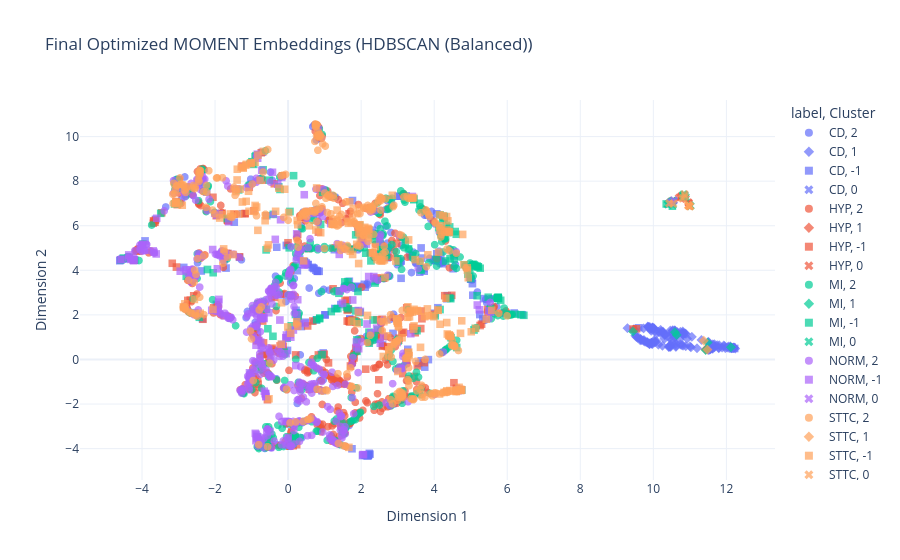
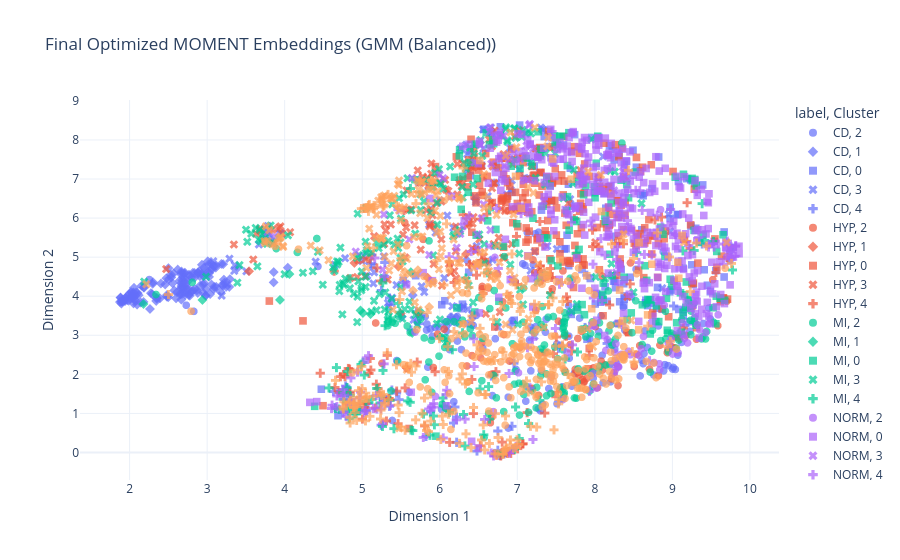

The notebook cell these images were saved under, in order:
### Code cell
# --- 1. BALANCED HDBSCAN ---
best_h_bal = study_hdbscan_balanced.best_params
print(f"Building Balanced HDBSCAN with: {best_h_bal}")

hdbscan_reducer_bal = umap.UMAP(
    n_components=HDBSCAN_SPACE["umap_components"], 
    n_neighbors=best_h_bal["n_neighbors"], 
    min_dist=best_h_bal["min_dist"], 
    metric="cosine", 
    random_state=RANDOM_STATE
)
X_umap_bal = hdbscan_reducer_bal.fit_transform(X_norm_balanced)

hdbscan_model_bal = hdbscan.HDBSCAN(
    min_cluster_size=best_h_bal["min_cluster_size"], 
    min_samples=best_h_bal["min_samples"], 
    metric="euclidean"
)
labels_hdbscan_bal = hdbscan_model_bal.fit_predict(X_umap_bal)

evaluate_final_model(
    true_labels_balanced, 
    labels_hdbscan_bal, 
    "HDBSCAN (Balanced)"
)
plot_final_generic_model(
    X_umap_bal,
    true_labels_balanced,
    labels_hdbscan_bal,
    "HDBSCAN (Balanced)"
)


# --- 2. BALANCED GMM ---
best_gmm_bal = study_gmm_balanced.best_params
print(f"Building Balanced GMM with: {best_gmm_bal}")

pca_reducer_bal = PCA(
    n_components=best_gmm_bal["n_components_pca"], 
    random_state=RANDOM_STATE
)
X_pca_bal = pca_reducer_bal.fit_transform(X_norm_balanced)

gmm_model_bal = GaussianMixture(
    n_components=GMM_SPACE["n_components_gmm"], 
    covariance_type=best_gmm_bal["covariance_type"], 
    init_params=best_gmm_bal["init_params"], 
    n_init=GMM_SPACE["n_init"], 
    random_state=RANDOM_STATE
)
labels_gmm_bal = gmm_model_bal.fit_predict(X_pca_bal)

evaluate_final_model(
    true_labels_balanced,
    labels_gmm_bal,
    "GMM (Balanced)"
)
plot_final_generic_model(
    X_pca_bal,
    true_labels_balanced,
    labels_gmm_bal,
    "GMM (Balanced)"
)

### Figure 1 — Plotly figure (JSON) as saved in the notebook; plotly's stock layout.template omitted (floating-point values rounded to 4 significant figures; data arrays with more than 128 entries replaced by an {"elided": "..."} marker saying what was removed)
{"data": [{"customdata": {"elided": "229x2 str values"}, "hovertemplate": "label=%{customdata[0]}<br>Cluster=%{customdata[1]}<extra></extra>", "legendgroup": "CD, 2", "marker": {"color": "#636EFA", "opacity": 0.7, "size": 8, "symbol": "circle"}, "mode": "markers", "name": "CD, 2", "showlegend": true, "type": "scattergl", "x": {"elided": "229 float values"}, "xaxis": "x", "y": {"elided": "229 float values"}, "yaxis": "y"}, {"customdata": {"elided": "153x2 str values"}, "hovertemplate": "label=%{customdata[0]}<br>Cluster=%{customdata[1]}<extra></extra>", "legendgroup": "CD, 1", "marker": {"color": "#636EFA", "opacity": 0.7, "size": 8, "symbol": "diamond"}, "mode": "markers", "name": "CD, 1", "showlegend": true, "type": "scattergl", "x": {"elided": "153 float values"}, "xaxis": "x", "y": {"elided": "153 float values"}, "yaxis": "y"}, {"customdata": {"elided": "146x2 str values"}, "hovertemplate": "label=%{customdata[0]}<br>Cluster=%{customdata[1]}<extra></extra>", "legendgroup": "CD, -1", "marker": {"color": "#636EFA", "opacity": 0.7, "size": 8, "symbol": "square"}, "mode": "markers", "name": "CD, -1", "showlegend": true, "type": "scattergl", "x": {"elided": "146 float values"}, "xaxis": "x", "y": {"elided": "146 float values"}, "yaxis": "y"}, {"customdata": [["CD", "0"], ["CD", "0"], ["CD", "0"], ["CD", "0"], ["CD", "0"], ["CD", "0"], ["CD", "0"], ["CD", "0"]], "hovertemplate": "label=%{customdata[0]}<br>Cluster=%{customdata[1]}<extra></extra>", "legendgroup": "CD, 0", "marker": {"color": "#636EFA", "opacity": 0.7, "size": 8, "symbol": "x"}, "mode": "markers", "name": "CD, 0", "showlegend": true, "type": "scattergl", "x": [10.48, 10.85, 10.44, 10.52, 10.41, 10.52, 10.48, 11.0], "xaxis": "x", "y": [7.011, 7.383, 7.01, 7.083, 6.977, 7.082, 7.051, 6.888], "yaxis": "y"}, {"customdata": {"elided": "372x2 str values"}, "hovertemplate": "label=%{customdata[0]}<br>Cluster=%{customdata[1]}<extra></extra>", "legendgroup": "HYP, 2", "marker": {"color": "#EF553B", "opacity": 0.7, "size": 8, "symbol": "circle"}, "mode": "markers", "name": "HYP, 2", "showlegend": true, "type": "scattergl", "x": {"elided": "372 float values"}, "xaxis": "x", "y": {"elided": "372 float values"}, "yaxis": "y"}, {"customdata": [["HYP", "1"]], "hovertemplate": "label=%{customdata[0]}<br>Cluster=%{customdata[1]}<extra></extra>", "legendgroup": "HYP, 1", "marker": {"color": "#EF553B", "opacity": 0.7, "size": 8, "symbol": "diamond"}, "mode": "markers", "name": "HYP, 1", "showlegend": true, "type": "scattergl", "x": [11.43], "xaxis": "x", "y": [0.4438], "yaxis": "y"}, {"customdata": {"elided": "152x2 str values"}, "hovertemplate": "label=%{customdata[0]}<br>Cluster=%{customdata[1]}<extra></extra>", "legendgroup": "HYP, -1", "marker": {"color": "#EF553B", "opacity": 0.7, "size": 8, "symbol": "square"}, "mode": "markers", "name": "HYP, -1", "showlegend": true, "type": "scattergl", "x": {"elided": "152 float values"}, "xaxis": "x", "y": {"elided": "152 float values"}, "yaxis": "y"}, {"customdata": [["HYP", "0"], ["HYP", "0"], ["HYP", "0"], ["HYP", "0"], ["HYP", "0"], ["HYP", "0"], ["HYP", "0"], ["HYP", "0"], ["HYP", "0"], ["HYP", "0"], ["HYP", "0"]], "hovertemplate": "label=%{customdata[0]}<br>Cluster=%{customdata[1]}<extra></extra>", "legendgroup": "HYP, 0", "marker": {"color": "#EF553B", "opacity": 0.7, "size": 8, "symbol": "x"}, "mode": "markers", "name": "HYP, 0", "showlegend": true, "type": "scattergl", "x": [10.48, 10.75, 10.85, 10.7, 10.89, 10.97, 10.55, 10.77, 10.52, 10.83, 10.96], "xaxis": "x", "y": [7.078, 7.283, 7.393, 7.248, 7.208, 7.013, 7.127, 7.332, 7.101, 7.366, 7.045], "yaxis": "y"}, {"customdata": {"elided": "360x2 str values"}, "hovertemplate": "label=%{customdata[0]}<br>Cluster=%{customdata[1]}<extra></extra>", "legendgroup": "MI, 2", "marker": {"color": "#00CC96", "opacity": 0.7, "size": 8, "symbol": "circle"}, "mode": "markers", "name": "MI, 2", "showlegend": true, "type": "scattergl", "x": {"elided": "360 float values"}, "xaxis": "x", "y": {"elided": "360 float values"}, "yaxis": "y"}, {"customdata": [["MI", "1"], ["MI", "1"], ["MI", "1"], ["MI", "1"], ["MI", "1"], ["MI", "1"]], "hovertemplate": "label=%{customdata[0]}<br>Cluster=%{customdata[1]}<extra></extra>", "legendgroup": "MI, 1", "marker": {"color": "#00CC96", "opacity": 0.7, "size": 8, "symbol": "diamond"}, "mode": "markers", "name": "MI, 1", "showlegend": true, "type": "scattergl", "x": [10.59, 10.64, 11.49, 12.12, 11.43, 9.444], "xaxis": "x", "y": [1.225, 1.097, 0.7602, 0.5508, 0.4216, 1.255], "yaxis": "y"}, {"customdata": {"elided": "151x2 str values"}, "hovertemplate": "label=%{customdata[0]}<br>Cluster=%{customdata[1]}<extra></extra>", "legendgroup": "MI, -1", "marker": {"color": "#00CC96", "opacity": 0.7, "size": 8, "symbol": "square"}, "mode": "markers", "name": "MI, -1", "showlegend": true, "type": "scattergl", "x": {"elided": "151 float values"}, "xaxis": "x", "y": {"elided": "151 float values"}, "yaxis": "y"}, {"customdata": [["MI", "0"], ["MI", "0"], ["MI", "0"], ["MI", "0"], ["MI", "0"], ["MI", "0"], ["MI", "0"], ["MI", "0"], ["MI", "0"], ["MI", "0"], ["MI", "0"], ["MI", "0"], ["MI", "0"], ["MI", "0"], ["MI", "0"], ["MI", "0"], ["MI", "0"], ["MI", "0"], ["MI", "0"]], "hovertemplate": "label=%{customdata[0]}<br>Cluster=%{customdata[1]}<extra></extra>", "legendgroup": "MI, 0", "marker": {"color": "#00CC96", "opacity": 0.7, "size": 8, "symbol": "x"}, "mode": "markers", "name": "MI, 0", "showlegend": true, "type": "scattergl", "x": [11.01, 10.82, 10.55, 11.01, 11.01, 10.84, 10.89, 10.47, 10.82, 10.82, 10.82, 10.53, 10.5, 11.0, 10.39, 10.54, 10.99, 10.52, 10.84], "xaxis": "x", "y": [6.887, 7.365, 7.126, 6.886, 6.889, 7.387, 7.29, 7.066, 7.346, 7.399, 7.3, 7.107, 7.056, 6.894, 6.959, 6.938, 6.905, 7.11, 7.376], "yaxis": "y"}, {"customdata": {"elided": "409x2 str values"}, "hovertemplate": "label=%{customdata[0]}<br>Cluster=%{customdata[1]}<extra></extra>", "legendgroup": "NORM, 2", "marker": {"color": "#AB63FA", "opacity": 0.7, "size": 8, "symbol": "circle"}, "mode": "markers", "name": "NORM, 2", "showlegend": true, "type": "scattergl", "x": {"elided": "409 float values"}, "xaxis": "x", "y": {"elided": "409 float values"}, "yaxis": "y"}, {"customdata": {"elided": "125x2 str values"}, "hovertemplate": "label=%{customdata[0]}<br>Cluster=%{customdata[1]}<extra></extra>", "legendgroup": "NORM, -1", "marker": {"color": "#AB63FA", "opacity": 0.7, "size": 8, "symbol": "square"}, "mode": "markers", "name": "NORM, -1", "showlegend": true, "type": "scattergl", "x": [-1.401, -3.671, -4.365, 2.162, -0.8758, 2.348, 1.4, 2.424, -0.4399, -0.7314, 0.44, -0.8775, 1.166, -0.01883, -0.7402, -0.0514, -0.07559, 1.979, -0.174, -0.7238, -0.6146, 0.2361, -0.85, -4.215, -1.628, 5.496, 3.361, -0.6593, 0.247, -1.885, 2.063, -0.7375, -0.7101, -0.8789, 0.4439, -0.3981, 2.99, -4.007, -0.2059, -0.6206, -0.608, -0.05305, -0.6027, -2.679, 0.00343, -3.611, 0.07632, -0.2852, 2.512, -2.806, 3.226, -0.3314, 1.4, -4.548, -1.895, 0.1458, 1.872, 0.4839, 0.2339, -4.225, -2.092, 2.046, 1.921, 0.9311, 1.866, -0.7501, 4.679, -1.953, -0.6685, -0.6532, 1.934, 3.403, 1.769, -0.8342, 0.4613, 0.6662, -0.8637, -3.694, -3.596, -0.8994, 4.651, -0.04336, -0.6917, 2.525, 0.2108, -1.935, -1.056, 2.347, -0.8006, -0.3492, 2.613, 0.9414, 1.489, -0.1573, 0.2414, -0.8366, -0.7756, 2.146, 2.204, -4.594, -0.4963, -0.629, 5.545, 5.18, 2.267, -0.06186, -0.697, -0.2238, 0.2652, 5.235, -2.066, -0.4277, -2.01, -4.231, -0.5271, -1.903, -4.306, -2.573, -2.955, -0.5855, -1.744, 2.046, -0.8418, 0.06164, -0.7407], "xaxis": "x", "y": [7.654, 4.809, 4.688, 1.591, -3.364, 3.62, 4.714, 1.406, 3.149, 0.5026, 4.232, 0.6366, 6.096, -2.793, 1.821, 0.9813, -2.772, 2.154, 8.167, 8.491, -1.572, 1.521, -3.449, 4.484, 6.182, 2.189, 1.156, 1.841, 1.485, 6.522, -4.271, -3.622, -0.2335, -3.646, 7.393, 2.871, 0.7643, 5.108, 6.265, -1.518, -1.671, 0.2605, -1.654, 4.014, -3.507, 4.734, 0.996, 7.857, 5.269, 4.028, -0.1514, 3.144, 3.068, 4.503, 2.693, 1.324, 0.7804, 4.297, 5.634, 4.438, 2.202, 5.257, 2.194, -1.408, 0.5445, 0.7796, -1.329, 6.474, 1.867, -1.422, 0.481, 7.312, 2.669, 9.03, 1.615, 6.551, -3.548, 4.87, 6.335, -3.316, -1.411, 1.095, 1.871, 0.7261, -0.2737, 4.067, -0.5972, 3.719, 0.8547, 5.387, 1.027, 6.42, 2.529, 0.6681, 2.018, 0.9105, 0.04427, 5.179, 3.72, 4.476, -3.233, -1.532, 2.125, 2.442, 1.2, 0.9736, 1.888, 1.769, 2.68, 2.226, 4.932, 8.397, 6.555, 4.439, 2.093, 2.574, 4.49, 3.648, 3.961, -3.249, 1.957, -4.268, 9.208, 1.121, 1.821], "yaxis": "y"}, {"customdata": [["NORM", "0"], ["NORM", "0"]], "hovertemplate": "label=%{customdata[0]}<br>Cluster=%{customdata[1]}<extra></extra>", "legendgroup": "NORM, 0", "marker": {"color": "#AB63FA", "opacity": 0.7, "size": 8, "symbol": "x"}, "mode": "markers", "name": "NORM, 0", "showlegend": true, "type": "scattergl", "x": [10.49, 10.56], "xaxis": "x", "y": [7.052, 7.136], "yaxis": "y"}, {"customdata": {"elided": "311x2 str values"}, "hovertemplate": "label=%{customdata[0]}<br>Cluster=%{customdata[1]}<extra></extra>", "legendgroup": "STTC, 2", "marker": {"color": "#FFA15A", "opacity": 0.7, "size": 8, "symbol": "circle"}, "mode": "markers", "name": "STTC, 2", "showlegend": true, "type": "scattergl", "x": {"elided": "311 float values"}, "xaxis": "x", "y": {"elided": "311 float values"}, "yaxis": "y"}, {"customdata": [["STTC", "1"], ["STTC", "1"]], "hovertemplate": "label=%{customdata[0]}<br>Cluster=%{customdata[1]}<extra></extra>", "legendgroup": "STTC, 1", "marker": {"color": "#FFA15A", "opacity": 0.7, "size": 8, "symbol": "diamond"}, "mode": "markers", "name": "STTC, 1", "showlegend": true, "type": "scattergl", "x": [11.48, 11.38], "xaxis": "x", "y": [0.4416, 0.844], "yaxis": "y"}, {"customdata": {"elided": "211x2 str values"}, "hovertemplate": "label=%{customdata[0]}<br>Cluster=%{customdata[1]}<extra></extra>", "legendgroup": "STTC, -1", "marker": {"color": "#FFA15A", "opacity": 0.7, "size": 8, "symbol": "square"}, "mode": "markers", "name": "STTC, -1", "showlegend": true, "type": "scattergl", "x": {"elided": "211 float values"}, "xaxis": "x", "y": {"elided": "211 float values"}, "yaxis": "y"}, {"customdata": [["STTC", "0"], ["STTC", "0"], ["STTC", "0"], ["STTC", "0"], ["STTC", "0"], ["STTC", "0"], ["STTC", "0"], ["STTC", "0"], ["STTC", "0"], ["STTC", "0"], ["STTC", "0"], ["STTC", "0"]], "hovertemplate": "label=%{customdata[0]}<br>Cluster=%{customdata[1]}<extra></extra>", "legendgroup": "STTC, 0", "marker": {"color": "#FFA15A", "opacity": 0.7, "size": 8, "symbol": "x"}, "mode": "markers", "name": "STTC, 0", "showlegend": true, "type": "scattergl", "x": [10.86, 10.96, 10.98, 10.8, 10.96, 10.98, 10.99, 10.54, 10.44, 10.85, 11.0, 11.01], "xaxis": "x", "y": [7.31, 6.918, 6.886, 7.223, 6.902, 6.902, 6.886, 6.985, 7.005, 7.415, 6.887, 6.866], "yaxis": "y"}], "layout": {"legend": {"title": {"text": "label, Cluster"}, "tracegroupgap": 0}, "title": {"text": "Final Optimized MOMENT Embeddings (HDBSCAN (Balanced))"}, "xaxis": {"anchor": "y", "domain": [0, 1], "title": {"text": "Dimension 1"}}, "yaxis": {"anchor": "x", "domain": [0, 1], "title": {"text": "Dimension 2"}}}}

### Figure 2 — Plotly figure (JSON) as saved in the notebook; plotly's stock layout.template omitted (floating-point values rounded to 4 significant figures; data arrays with more than 128 entries replaced by an {"elided": "..."} marker saying what was removed)
{"data": [{"customdata": {"elided": "115x2 str values"}, "hovertemplate": "label=%{customdata[0]}<br>Cluster=%{customdata[1]}<extra></extra>", "legendgroup": "CD, 2", "marker": {"color": "#636EFA", "opacity": 0.7, "size": 8, "symbol": "circle"}, "mode": "markers", "name": "CD, 2", "showlegend": true, "type": "scattergl", "x": [7.206, 6.023, 8.677, 7.664, 6.47, 7.933, 7.979, 6.884, 9.742, 7.71, 8.366, 9.012, 7.558, 5.387, 8.219, 6.408, 7.372, 7.665, 7.07, 7.803, 9.401, 6.359, 7.575, 6.932, 9.002, 9.118, 8.76, 5.812, 5.904, 1.929, 7.678, 8.607, 7.509, 6.431, 9.148, 6.974, 7.271, 8.886, 6.716, 9.471, 6.555, 5.991, 5.709, 8.257, 7.13, 5.846, 7.67, 2.254, 8.881, 7.703, 8.08, 8.584, 5.606, 7.174, 5.94, 9.039, 7.159, 7.176, 7.187, 9.49, 7.968, 6.679, 6.882, 7.363, 9.07, 7.31, 6.144, 5.307, 6.068, 8.818, 4.429, 8.645, 7.229, 5.445, 6.227, 7.274, 7.298, 8.735, 8.279, 8.641, 8.387, 7.11, 8.052, 6.127, 7.512, 7.234, 5.879, 7.581, 5.835, 9.742, 8.945, 6.182, 6.087, 8.106, 8.904, 8.277, 8.202, 2.73, 7.099, 6.279, 9.751, 8.094, 2.828, 9.227, 6.206, 6.984, 7.737, 6.225, 6.423, 7.326, 8.623, 8.531, 8.634, 7.407, 5.83], "xaxis": "x", "y": [4.806, 1.102, 2.688, 3.756, 3.509, 2.909, 1.902, 0.6252, 5.151, 4.421, 3.721, 2.176, 2.745, 0.8195, 2.746, 3.269, 3.411, 2.977, 4.829, 3.441, 3.302, 3.299, 3.317, 3.374, 2.136, 2.817, 1.983, 3.476, 2.975, 3.889, 3.583, 2.36, 2.777, 3.253, 3.651, 4.367, 1.118, 2.086, 2.912, 3.697, 2.669, 3.218, 3.34, 2.645, 5.624, 2.185, 2.414, 4.426, 5.14, 1.699, 3.496, 1.96, 1.546, 2.089, 3.202, 2.125, 2.88, 3.203, 3.121, 3.418, 1.671, 1.457, 1.415, 3.081, 2.492, 2.095, 3.466, 1.375, 3.341, 3.239, 4.763, 3.115, 5.597, 2.353, 2.852, 5.64, 1.067, 3.824, 2.284, 6.628, 3.131, 1.312, 3.093, 2.634, 1.248, 3.216, 3.162, 1.68, 3.287, 4.907, 2.223, 1.299, 3.235, 1.782, 2.248, 3.295, 1.807, 3.769, 4.791, 2.635, 5.256, 2.486, 3.612, 3.105, 3.323, 2.125, 2.032, 3.481, 3.462, 1.234, 2.274, 4.69, 2.533, 1.636, 3.135], "yaxis": "y"}, {"customdata": {"elided": "156x2 str values"}, "hovertemplate": "label=%{customdata[0]}<br>Cluster=%{customdata[1]}<extra></extra>", "legendgroup": "CD, 1", "marker": {"color": "#636EFA", "opacity": 0.7, "size": 8, "symbol": "diamond"}, "mode": "markers", "name": "CD, 1", "showlegend": true, "type": "scattergl", "x": {"elided": "156 float values"}, "xaxis": "x", "y": {"elided": "156 float values"}, "yaxis": "y"}, {"customdata": {"elided": "112x2 str values"}, "hovertemplate": "label=%{customdata[0]}<br>Cluster=%{customdata[1]}<extra></extra>", "legendgroup": "CD, 0", "marker": {"color": "#636EFA", "opacity": 0.7, "size": 8, "symbol": "square"}, "mode": "markers", "name": "CD, 0", "showlegend": true, "type": "scattergl", "x": [9.27, 8.536, 4.717, 7.413, 9.391, 4.473, 8.259, 6.787, 9.078, 8.737, 7.311, 8.653, 8.658, 7.628, 8.086, 7.664, 7.605, 8.68, 9.54, 7.739, 8.141, 9.14, 8.249, 8.072, 8.242, 7.768, 8.982, 9.25, 6.293, 7.7, 7.029, 9.082, 8.809, 9.782, 8.121, 9.24, 6.538, 6.782, 8.267, 9.14, 8.051, 7.314, 8.589, 4.687, 7.66, 7.695, 8.32, 8.457, 8.622, 6.672, 9.289, 8.467, 8.374, 8.189, 8.378, 8.408, 8.971, 6.729, 7.641, 8.605, 9.667, 9.49, 6.393, 9.074, 5.689, 7.835, 8.796, 8.379, 6.39, 6.373, 9.236, 6.066, 7.217, 9.561, 5.528, 7.96, 6.96, 9.452, 6.025, 9.26, 8.196, 8.823, 8.158, 6.57, 7.595, 9.184, 9.302, 8.023, 6.277, 9.667, 8.132, 8.313, 8.871, 7.942, 8.97, 7.436, 9.065, 8.005, 9.41, 8.339, 7.346, 5.311, 8.076, 8.492, 6.931, 7.899, 7.509, 8.372, 7.684, 9.224, 8.381, 8.968], "xaxis": "x", "y": [4.301, 7.304, 1.547, 7.83, 6.848, 1.62, 4.395, 8.125, 6.939, 6.754, 6.204, 3.831, 3.899, 5.218, 4.02, 4.781, 5.208, 3.761, 5.402, 8.136, 6.253, 3.497, 7.489, 6.691, 4.383, 3.721, 4.159, 4.802, 3.796, 6.308, 8.38, 3.661, 4.224, 5.252, 6.625, 5.796, 7.354, 8.338, 4.219, 4.713, 8.065, 7.76, 6.607, 0.9427, 6.867, 3.534, 3.859, 4.487, 6.57, 8.181, 6.884, 3.984, 3.765, 7.853, 4.008, 7.451, 6.275, 7.331, 5.561, 5.701, 4.492, 4.115, 7.088, 6.094, 4.524, 4.682, 3.69, 3.928, 7.718, 4.616, 6.978, 3.882, 7.333, 4.655, 4.403, 8.063, 3.386, 4.283, 3.783, 3.772, 6.807, 7.564, 3.87, 8.273, 7.871, 7.01, 5.739, 4.07, 3.68, 5.644, 4.241, 7.609, 3.664, 4.454, 5.989, 6.438, 6.082, 3.801, 4.676, 4.684, 8.087, 1.371, 3.847, 7.738, 6.658, 2.897, 7.891, 4.318, 7.275, 3.348, 7.373, 4.112], "yaxis": "y"}, {"customdata": {"elided": "96x2 str values"}, "hovertemplate": "label=%{customdata[0]}<br>Cluster=%{customdata[1]}<extra></extra>", "legendgroup": "CD, 3", "marker": {"color": "#636EFA", "opacity": 0.7, "size": 8, "symbol": "x"}, "mode": "markers", "name": "CD, 3", "showlegend": true, "type": "scattergl", "x": [5.561, 7.107, 6.663, 3.257, 4.399, 5.862, 6.365, 7.223, 8.045, 7.171, 7.683, 5.022, 5.663, 6.06, 6.659, 3.35, 5.144, 7.13, 6.627, 6.665, 3.788, 3.782, 3.356, 5.855, 8.87, 7.342, 5.138, 5.946, 6.906, 5.289, 3.288, 6.355, 7.303, 3.726, 6.305, 5.443, 6.73, 6.356, 3.94, 6.869, 6.467, 5.881, 6.914, 6.753, 5.997, 5.766, 4.646, 7.317, 6.451, 6.56, 3.668, 3.187, 6.163, 4.779, 6.248, 7.026, 5.064, 8.107, 7.293, 5.707, 6.419, 6.476, 6.929, 7.162, 5.278, 7.323, 6.342, 6.682, 4.999, 8.972, 5.379, 5.154, 8.415, 6.619, 5.386, 6.564, 6.097, 5.347, 3.079, 3.954, 5.728, 8.951, 7.096, 6.729, 3.802, 5.799, 3.506, 6.465, 6.267, 5.332, 7.222, 3.743, 6.175, 7.386, 3.835, 7.511], "xaxis": "x", "y": [4.322, 8.165, 8.177, 4.315, 4.884, 5.832, 3.67, 5.139, 7.012, 4.654, 6.483, 5.032, 3.396, 4.464, 8.319, 4.649, 4.327, 7.013, 4.865, 8.21, 5.468, 5.798, 4.796, 6.803, 4.206, 8.255, 4.776, 5.629, 7.796, 4.475, 4.96, 7.635, 8.316, 5.486, 3.735, 4.287, 5.288, 7.232, 5.611, 6.6, 6.464, 6.236, 6.722, 3.21, 6.456, 4.253, 4.807, 4.608, 6.54, 8.266, 5.323, 4.014, 3.745, 4.973, 3.72, 7.238, 4.525, 7.577, 7.163, 7.002, 3.532, 5.283, 6.966, 7.435, 5.02, 8.267, 7.879, 4.932, 4.899, 5.658, 3.821, 4.611, 7.016, 6.562, 3.96, 7.778, 6.065, 3.731, 4.896, 5.604, 6.907, 6.098, 7.028, 6.906, 5.596, 4.107, 4.636, 6.412, 7.784, 3.826, 2.973, 5.564, 5.75, 5.286, 5.401, 5.209], "yaxis": "y"}, {"customdata": [["CD", "4"], ["CD", "4"], ["CD", "4"], ["CD", "4"], ["CD", "4"], ["CD", "4"], ["CD", "4"], ["CD", "4"], ["CD", "4"], ["CD", "4"], ["CD", "4"], ["CD", "4"], ["CD", "4"], ["CD", "4"], ["CD", "4"], ["CD", "4"], ["CD", "4"], ["CD", "4"], ["CD", "4"], ["CD", "4"], ["CD", "4"], ["CD", "4"], ["CD", "4"], ["CD", "4"], ["CD", "4"], ["CD", "4"], ["CD", "4"], ["CD", "4"], ["CD", "4"], ["CD", "4"], ["CD", "4"], ["CD", "4"], ["CD", "4"], ["CD", "4"], ["CD", "4"], ["CD", "4"], ["CD", "4"], ["CD", "4"], ["CD", "4"], ["CD", "4"], ["CD", "4"], ["CD", "4"], ["CD", "4"], ["CD", "4"], ["CD", "4"], ["CD", "4"], ["CD", "4"], ["CD", "4"], ["CD", "4"], ["CD", "4"], ["CD", "4"], ["CD", "4"], ["CD", "4"], ["CD", "4"], ["CD", "4"], ["CD", "4"], ["CD", "4"]], "hovertemplate": "label=%{customdata[0]}<br>Cluster=%{customdata[1]}<extra></extra>", "legendgroup": "CD, 4", "marker": {"color": "#636EFA", "opacity": 0.7, "size": 8, "symbol": "cross"}, "mode": "markers", "name": "CD, 4", "showlegend": true, "type": "scattergl", "x": [4.896, 5.291, 6.218, 5.752, 6.921, 5.107, 6.749, 5.382, 9.385, 6.932, 6.782, 6.178, 6.949, 5.247, 6.217, 6.831, 7.897, 4.931, 4.808, 5.628, 6.664, 5.057, 6.846, 9.07, 4.797, 4.648, 4.628, 9.017, 6.748, 5.731, 4.838, 5.039, 5.443, 5.075, 5.244, 6.195, 4.749, 5.698, 6.104, 6.146, 5.353, 6.48, 6.794, 7.531, 5.475, 6.956, 9.16, 4.787, 8.159, 4.855, 5.882, 7.873, 8.241, 5.823, 8.236, 6.771, 5.352], "xaxis": "x", "y": [1.259, 4.862, 0.2608, 3.483, 3.268, 4.835, 0.5502, 1.596, 5.336, 0.6706, -0.0698, 0.7511, 0.08118, 4.15, 0.9093, -0.03404, 4.535, 1.114, 1.51, 3.136, 1.956, 1.056, -0.000811, 3.021, 1.66, 1.149, 1.56, 3.749, 0.05571, 3.295, 1.514, 1.077, 1.519, 1.249, 0.6984, 1.164, 1.021, 3.604, 1.169, 3.462, 3.955, 0.03593, -0.05554, 2.668, 1.351, 2.284, 3.246, 1.699, 2.792, 1.294, 1.046, 3.199, 5.517, 0.4105, 7.776, -0.07681, 1.182], "yaxis": "y"}, {"customdata": {"elided": "87x2 str values"}, "hovertemplate": "label=%{customdata[0]}<br>Cluster=%{customdata[1]}<extra></extra>", "legendgroup": "HYP, 2", "marker": {"color": "#EF553B", "opacity": 0.7, "size": 8, "symbol": "circle"}, "mode": "markers", "name": "HYP, 2", "showlegend": true, "type": "scattergl", "x": [6.665, 7.588, 7.203, 7.981, 8.507, 7.36, 8.212, 6.811, 9.042, 9.585, 5.924, 9.311, 7.223, 5.548, 7.84, 7.731, 7.531, 6.746, 7.86, 8.129, 6.135, 7.286, 8.579, 6.548, 7.614, 7.853, 8.941, 7.831, 7.19, 9.174, 7.239, 9.701, 8.299, 5.917, 7.893, 7.451, 6.826, 7.781, 5.786, 8.006, 6.653, 6.416, 8.034, 8.992, 9.087, 7.402, 7.862, 7.549, 7.747, 5.254, 7.275, 7.802, 5.577, 7.17, 8.414, 8.099, 8.459, 6.351, 5.725, 7.794, 8.246, 7.746, 7.033, 7.59, 8.081, 8.82, 6.502, 8.934, 8.369, 6.541, 5.173, 7.303, 8.098, 7.682, 8.539, 6.672, 6.629, 6.899, 5.973, 8.705, 6.057, 6.546, 6.526, 9.52, 8.294, 9.033, 8.839], "xaxis": "x", "y": [2.001, 4.647, 4.929, 2.165, 2.201, 2.552, 1.883, 3.859, 2.954, 3.244, 5.795, 2.899, 4.602, 5.886, 1.868, 1.802, 3.362, 4.575, 2.088, 2.243, 4.833, 4.644, 2.735, 4.25, 2.091, 1.808, 2.622, 3.099, 1.643, 2.991, 3.637, 3.869, 1.712, 2.175, 1.896, 4.191, 3.018, 2.918, 5.455, 3.223, 0.7607, 2.48, 1.657, 2.705, 2.913, 4.518, 1.803, 1.613, 2.129, 2.282, 1.463, 1.982, 2.144, 1.631, 3.076, 2.111, 4.851, 2.214, 3.574, 2.059, 2.04, 2.01, 2.686, 1.394, 2.339, 1.962, 4.839, 2.555, 2.447, 2.807, 3.314, 2.556, 4.51, 2.762, 2.513, 0.9083, 4.211, 2.34, 3.029, 2.132, 3.156, 4.19, 2.422, 4.422, 2.197, 2.679, 2.747], "yaxis": "y"}, {"customdata": [["HYP", "1"], ["HYP", "1"], ["HYP", "1"], ["HYP", "1"], ["HYP", "1"], ["HYP", "1"]], "hovertemplate": "label=%{customdata[0]}<br>Cluster=%{customdata[1]}<extra></extra>", "legendgroup": "HYP, 1", "marker": {"color": "#EF553B", "opacity": 0.7, "size": 8, "symbol": "diamond"}, "mode": "markers", "name": "HYP, 1", "showlegend": true, "type": "scattergl", "x": [5.467, 4.899, 5.497, 5.843, 3.54, 6.338], "xaxis": "x", "y": [4.759, 4.851, 3.559, 4.474, 4.639, 5.078], "yaxis": "y"}, {"customdata": {"elided": "217x2 str values"}, "hovertemplate": "label=%{customdata[0]}<br>Cluster=%{customdata[1]}<extra></extra>", "legendgroup": "HYP, 0", "marker": {"color": "#EF553B", "opacity": 0.7, "size": 8, "symbol": "square"}, "mode": "markers", "name": "HYP, 0", "showlegend": true, "type": "scattergl", "x": {"elided": "217 float values"}, "xaxis": "x", "y": {"elided": "217 float values"}, "yaxis": "y"}, {"customdata": {"elided": "117x2 str values"}, "hovertemplate": "label=%{customdata[0]}<br>Cluster=%{customdata[1]}<extra></extra>", "legendgroup": "HYP, 3", "marker": {"color": "#EF553B", "opacity": 0.7, "size": 8, "symbol": "x"}, "mode": "markers", "name": "HYP, 3", "showlegend": true, "type": "scattergl", "x": [5.566, 6.464, 6.708, 6.284, 6.673, 5.754, 6.673, 6.004, 3.945, 6.594, 6.418, 4.934, 5.891, 6.968, 6.02, 5.882, 5.527, 6.226, 6.816, 6.08, 6.563, 3.86, 6.211, 6.715, 6.791, 8.006, 5.92, 7.232, 6.205, 5.597, 6.695, 6.928, 3.635, 5.369, 5.04, 6.069, 6.186, 5.92, 6.762, 2.472, 6.342, 5.287, 6.3, 8.42, 6.119, 5.574, 3.684, 8.386, 6.702, 3.841, 3.681, 5.154, 5.87, 5.037, 6.636, 5.676, 6.348, 6.431, 6.456, 6.941, 6.022, 3.967, 6.543, 5.891, 5.329, 6.465, 6.655, 5.842, 5.784, 3.783, 7.659, 6.383, 6.406, 6.409, 6.11, 3.688, 4.845, 5.831, 5.854, 5.953, 6.435, 4.07, 6.684, 6.227, 5.716, 6.207, 3.79, 6.294, 6.823, 5.782, 7.027, 6.835, 3.923, 5.751, 5.974, 6.029, 5.906, 6.51, 5.633, 6.841, 6.422, 5.284, 5.553, 6.774, 6.258, 6.437, 6.697, 3.595, 6.363, 3.345, 4.951, 6.444, 6.14, 5.305, 6.249, 5.892, 7.812], "xaxis": "x", "y": [5.759, 5.196, 8.237, 6.819, 7.839, 5.191, 6.769, 6.914, 5.788, 3.55, 5.229, 4.491, 7.132, 8.093, 5.456, 5.854, 5.576, 6.605, 4.985, 6.73, 5.011, 5.351, 4.457, -0.03263, 6.236, 5.381, 4.823, 7.781, 5.152, 6.213, 5.336, 5.334, 5.601, 5.836, 4.946, 6.978, 4.644, 6.807, 5.496, 4.695, 4.415, 5.839, 7.398, 3.98, 4.827, 6.705, 5.729, 7.059, 6.887, 5.703, 5.69, 5.539, 5.789, 4.509, 8.01, 5.818, 5.805, 7.295, 7.346, 7.383, 6.424, 5.607, 7.33, 6.218, 4.424, 5.154, 6.386, 7.029, 6.95, 5.686, 6.378, 5.86, 7.319, 4.817, 6.695, 5.671, 4.467, 6.198, 6.837, 6.384, 6.023, 5.639, 7.322, 7.384, 7.22, 5.785, 5.72, 7.001, 7.635, 7.057, 8.24, 4.992, 5.751, 6.901, 7.137, 4.272, 6.076, 5.457, 6.222, 6.183, 5.862, 5.34, 4.992, 3.592, 6.976, 7.499, 6.904, 4.939, 6.03, 5.322, 4.917, 7.581, 4.602, 5.677, 6.907, 7.399, 7.229], "yaxis": "y"}, {"customdata": {"elided": "109x2 str values"}, "hovertemplate": "label=%{customdata[0]}<br>Cluster=%{customdata[1]}<extra></extra>", "legendgroup": "HYP, 4", "marker": {"color": "#EF553B", "opacity": 0.7, "size": 8, "symbol": "cross"}, "mode": "markers", "name": "HYP, 4", "showlegend": true, "type": "scattergl", "x": [4.648, 7.736, 5.36, 6.67, 5.806, 5.239, 7.927, 6.899, 7.029, 6.529, 6.474, 5.345, 4.778, 7.972, 9.14, 5.168, 8.268, 6.413, 6.879, 4.793, 7.503, 5.463, 6.733, 4.719, 7.291, 6.7, 4.638, 7.329, 6.128, 7.288, 7.97, 5.941, 7.325, 6.387, 5.111, 5.126, 4.82, 8.312, 6.559, 8.456, 6.826, 4.704, 8.051, 5.046, 5.72, 7.701, 4.844, 4.839, 5.182, 5.001, 6.786, 8.861, 5.571, 9.561, 5.312, 6.874, 7.311, 6.724, 7.068, 7.002, 8.191, 4.459, 9.706, 5.445, 9.227, 9.191, 6.608, 7.466, 7.633, 5.088, 5.709, 6.805, 7.004, 6.433, 5.025, 6.916, 6.522, 5.554, 8.775, 6.989, 6.304, 6.64, 5.103, 8.504, 7.635, 5.538, 7.614, 7.646, 7.431, 9.186, 7.075, 6.126, 5.099, 7.128, 5.036, 4.757, 7.298, 6.802, 7.442, 7.354, 5.347, 5.205, 8.369, 5.188, 6.184, 7.43, 6.539, 5.323, 4.967], "xaxis": "x", "y": [1.665, 5.99, 1.34, 6.342, 0.6792, 4.392, 2.484, 3.999, 6.228, 5.972, 4.539, 1.368, 1.941, 5.269, 3.186, 1.14, 5.351, 1.87, 0.02915, 1.254, 2.953, 0.7363, -0.06953, 1.94, 5.913, 1.984, 4.641, 5.306, 0.26, 4.769, 5.691, 2.066, 4.433, 4.807, 2.11, 5.056, 2.151, 5.356, 4.071, 4.315, 0.007311, 1.534, 5.262, 1.255, 3.565, 2.598, 1.546, 2.132, 1.747, 0.8542, -0.09035, 6.025, 2.174, 4.603, 0.8057, -0.02115, 4.398, 2.068, 0.2165, 4.303, 3.778, 2.029, 4.993, 1.57, 5.225, 6.394, 6.099, 2.528, 2.979, 2.023, 2.313, 0.265, 0.09575, 0.9945, 6.253, -0.02181, 0.1704, 1.653, 5.954, 5.532, 6.085, 4.576, 2.406, 5.666, 3.982, 6.194, 2.986, 3.87, 4.092, 5.406, 0.2232, 1.08, 4.95, 1.019, 1.152, 1.997, 4.779, 0.001398, 4.481, 1.008, 1.381, 1.633, 5.341, 4.723, 4.35, 4.708, 4.918, 2.486, 1.242], "yaxis": "y"}, {"customdata": {"elided": "151x2 str values"}, "hovertemplate": "label=%{customdata[0]}<br>Cluster=%{customdata[1]}<extra></extra>", "legendgroup": "MI, 2", "marker": {"color": "#00CC96", "opacity": 0.7, "size": 8, "symbol": "circle"}, "mode": "markers", "name": "MI, 2", "showlegend": true, "type": "scattergl", "x": {"elided": "151 float values"}, "xaxis": "x", "y": {"elided": "151 float values"}, "yaxis": "y"}, {"customdata": [["MI", "1"], ["MI", "1"], ["MI", "1"], ["MI", "1"], ["MI", "1"], ["MI", "1"], ["MI", "1"], ["MI", "1"], ["MI", "1"], ["MI", "1"], ["MI", "1"], ["MI", "1"]], "hovertemplate": "label=%{customdata[0]}<br>Cluster=%{customdata[1]}<extra></extra>", "legendgroup": "MI, 1", "marker": {"color": "#00CC96", "opacity": 0.7, "size": 8, "symbol": "diamond"}, "mode": "markers", "name": "MI, 1", "showlegend": true, "type": "scattergl", "x": [5.645, 5.747, 3.939, 5.009, 6.035, 6.007, 2.939, 4.978, 2.179, 5.627, 4.062, 5.107], "xaxis": "x", "y": [3.06, 3.61, 3.905, 3.569, 2.927, 2.953, 3.904, 3.636, 3.8, 4.616, 4.566, 3.541], "yaxis": "y"}, {"customdata": {"elided": "121x2 str values"}, "hovertemplate": "label=%{customdata[0]}<br>Cluster=%{customdata[1]}<extra></extra>", "legendgroup": "MI, 0", "marker": {"color": "#00CC96", "opacity": 0.7, "size": 8, "symbol": "square"}, "mode": "markers", "name": "MI, 0", "showlegend": true, "type": "scattergl", "x": [6.398, 7.582, 8.47, 7.666, 7.293, 8.99, 8.102, 7.421, 7.3, 8.13, 6.451, 7.379, 8.037, 6.256, 9.057, 8.713, 9.566, 8.792, 9.308, 8.017, 6.92, 7.88, 7.732, 6.978, 9.113, 4.386, 7.117, 6.816, 6.295, 9.203, 5.95, 6.763, 7.202, 8.21, 9.305, 8.107, 6.369, 7.481, 7.548, 7.336, 7.998, 7.606, 8.848, 7.488, 6.191, 8.719, 8.135, 9.525, 8.705, 7.351, 6.462, 8.108, 8.942, 9.18, 6.681, 8.338, 9.253, 9.158, 8.878, 8.684, 8.668, 6.598, 8.904, 6.724, 9.653, 8.191, 6.485, 9.036, 9.571, 7.393, 7.668, 6.253, 9.396, 8.647, 9.104, 9.143, 7.639, 7.268, 9.561, 6.276, 8.924, 9.673, 8.52, 9.28, 6.642, 9.352, 7.647, 7.996, 7.437, 7.332, 7.777, 5.68, 9.138, 6.469, 8.22, 8.002, 9.288, 8.417, 8.434, 6.221, 9.172, 7.835, 7.796, 6.619, 8.934, 6.993, 8.613, 7.772, 8.825, 7.854, 9.615, 8.971, 8.787, 8.377, 8.411, 7.035, 7.765, 7.648, 7.866, 6.694, 7.524], "xaxis": "x", "y": [7.421, 8.098, 3.573, 8.188, 7.592, 4.256, 4.043, 6.827, 7.765, 6.06, 3.595, 7.028, 8.097, 7.744, 3.323, 3.035, 3.998, 3.752, 6.824, 7.406, 7.328, 6.818, 5.96, 5.363, 3.079, 1.18, 7.529, 5.282, 7.066, 3.899, 0.4181, 3.87, 5.999, 6.387, 3.259, 3.91, 6.658, 8.107, 8.086, 3.207, 6.65, 3.317, 5.768, 7.924, 7.047, 3.907, 5.91, 3.705, 3.904, 5.495, 7.893, 4.336, 3.056, 4.365, 8.001, 6.968, 7.016, 4.036, 5.587, 3.916, 4.405, 8.185, 5.019, 5.71, 5.572, 5.076, 7.013, 7.047, 5.146, 5.488, 5.691, 7.594, 5.567, 4.78, 4.087, 7.12, 6.191, 8.21, 3.293, 6.223, 3.946, 3.896, 7.178, 5.686, 7.882, 5.377, 7.344, 6.801, 4.913, 6.305, 3.647, 6.981, 3.588, 5.56, 4.522, 6.518, 6.987, 3.403, 6.519, 3.7, 3.714, 3.786, 5.198, 5.928, 3.128, 5.854, 3.78, 6.939, 3.35, 6.596, 3.949, 4.437, 3.35, 4.483, 6.852, 7.27, 5.914, 6.549, 3.528, 7.904, 4.78], "yaxis": "y"}, {"customdata": {"elided": "176x2 str values"}, "hovertemplate": "label=%{customdata[0]}<br>Cluster=%{customdata[1]}<extra></extra>", "legendgroup": "MI, 3", "marker": {"color": "#00CC96", "opacity": 0.7, "size": 8, "symbol": "x"}, "mode": "markers", "name": "MI, 3", "showlegend": true, "type": "scattergl", "x": {"elided": "176 float values"}, "xaxis": "x", "y": {"elided": "176 float values"}, "yaxis": "y"}, {"customdata": {"elided": "76x2 str values"}, "hovertemplate": "label=%{customdata[0]}<br>Cluster=%{customdata[1]}<extra></extra>", "legendgroup": "MI, 4", "marker": {"color": "#00CC96", "opacity": 0.7, "size": 8, "symbol": "cross"}, "mode": "markers", "name": "MI, 4", "showlegend": true, "type": "scattergl", "x": [6.977, 6.616, 4.806, 6.124, 7.146, 6.63, 4.57, 5.79, 5.027, 5.628, 5.651, 7.76, 4.826, 6.045, 7.346, 9.775, 5.047, 5.261, 6.307, 5.01, 5.484, 6.294, 5.231, 9.384, 4.984, 4.831, 5.188, 8.159, 5.356, 7.217, 4.813, 4.968, 9.531, 5.235, 5.265, 7.775, 5.588, 5.295, 9.136, 5.931, 6.963, 7.024, 5.873, 5.618, 4.7, 4.818, 7.618, 5.267, 6.642, 6.567, 9.417, 5.918, 4.75, 9.227, 6.336, 5.465, 4.923, 6.519, 4.844, 5.408, 5.126, 6.323, 4.892, 9.276, 4.667, 4.917, 4.756, 5.622, 4.842, 9.28, 6.642, 6.041, 7.291, 6.162, 4.655, 8.539], "xaxis": "x", "y": [1.165, 4.603, 1.657, 1.027, 0.7388, 1.685, 1.651, 0.9824, 1.981, 0.5725, 0.5593, 5.096, 1.114, 1.193, 2.625, 4.672, 1.311, 0.6653, 0.9716, 2.308, 3.591, 3.063, 1.269, 6.369, 2.256, 0.8625, 1.64, 5.893, 1.335, 3.082, 2.07, 1.067, 5.4, 1.436, 4.339, 2.573, 1.322, 3.245, 5.163, 0.7099, 0.08485, 0.3612, 0.4416, 1.285, 1.109, 1.062, 2.396, 2.102, 6.209, 0.4525, 5.426, 0.9338, 1.53, 6.979, 4.463, 3.816, 1.064, 1.625, 1.457, 0.6088, 1.358, 0.1678, 0.9835, 3.328, 2.172, 0.9934, 1.362, 6.756, 4.445, 5.173, 0.8546, 1.391, 1.335, 2.63, 1.126, 5.114], "yaxis": "y"}, {"customdata": [["NORM", "2"], ["NORM", "2"], ["NORM", "2"], ["NORM", "2"], ["NORM", "2"], ["NORM", "2"], ["NORM", "2"], ["NORM", "2"], ["NORM", "2"], ["NORM", "2"], ["NORM", "2"], ["NORM", "2"], ["NORM", "2"], ["NORM", "2"], ["NORM", "2"], ["NORM", "2"], ["NORM", "2"], ["NORM", "2"], ["NORM", "2"], ["NORM", "2"], ["NORM", "2"], ["NORM", "2"], ["NORM", "2"], ["NORM", "2"], ["NORM", "2"], ["NORM", "2"], ["NORM", "2"], ["NORM", "2"], ["NORM", "2"], ["NORM", "2"], ["NORM", "2"], ["NORM", "2"], ["NORM", "2"], ["NORM", "2"], ["NORM", "2"], ["NORM", "2"], ["NORM", "2"], ["NORM", "2"], ["NORM", "2"], ["NORM", "2"], ["NORM", "2"], ["NORM", "2"], ["NORM", "2"], ["NORM", "2"], ["NORM", "2"], ["NORM", "2"], ["NORM", "2"], ["NORM", "2"]], "hovertemplate": "label=%{customdata[0]}<br>Cluster=%{customdata[1]}<extra></extra>", "legendgroup": "NORM, 2", "marker": {"color": "#AB63FA", "opacity": 0.7, "size": 8, "symbol": "circle"}, "mode": "markers", "name": "NORM, 2", "showlegend": true, "type": "scattergl", "x": [9.004, 9.352, 5.945, 8.264, 6.71, 8.832, 8.303, 8.764, 8.847, 8.341, 9.074, 9.323, 9.75, 8.272, 8.984, 9.427, 6.692, 9.156, 8.948, 9.467, 8.896, 9.196, 8.228, 8.433, 9.129, 7.641, 8.142, 8.837, 8.363, 8.627, 9.59, 8.161, 8.256, 8.568, 7.015, 7.438, 8.456, 9.701, 7.98, 8.26, 7.587, 7.687, 8.023, 8.601, 8.328, 5.681, 8.307, 6.473], "xaxis": "x", "y": [2.52, 3.138, 1.434, 2.356, 4.994, 2.27, 2.2, 2.302, 6.216, 2.509, 2.548, 3.271, 5.006, 2.781, 2.907, 3.068, 1.046, 2.924, 2.797, 3.29, 3.768, 2.805, 2.262, 2.592, 3.321, 2.57, 2.612, 2.114, 2.427, 2.969, 3.524, 2.89, 2.561, 2.485, 2.04, 1.931, 2.503, 5.006, 2.021, 2.099, 1.352, 4.289, 1.647, 2.654, 4.83, 3.08, 2.187, 4.768], "yaxis": "y"}, {"customdata": {"elided": "328x2 str values"}, "hovertemplate": "label=%{customdata[0]}<br>Cluster=%{customdata[1]}<extra></extra>", "legendgroup": "NORM, 0", "marker": {"color": "#AB63FA", "opacity": 0.7, "size": 8, "symbol": "square"}, "mode": "markers", "name": "NORM, 0", "showlegend": true, "type": "scattergl", "x": {"elided": "328 float values"}, "xaxis": "x", "y": {"elided": "328 float values"}, "yaxis": "y"}, {"customdata": [["NORM", "3"], ["NORM", "3"], ["NORM", "3"], ["NORM", "3"], ["NORM", "3"], ["NORM", "3"], ["NORM", "3"], ["NORM", "3"], ["NORM", "3"], ["NORM", "3"], ["NORM", "3"], ["NORM", "3"], ["NORM", "3"], ["NORM", "3"], ["NORM", "3"], ["NORM", "3"], ["NORM", "3"], ["NORM", "3"], ["NORM", "3"], ["NORM", "3"], ["NORM", "3"], ["NORM", "3"], ["NORM", "3"], ["NORM", "3"], ["NORM", "3"], ["NORM", "3"], ["NORM", "3"], ["NORM", "3"], ["NORM", "3"], ["NORM", "3"], ["NORM", "3"], ["NORM", "3"], ["NORM", "3"], ["NORM", "3"], ["NORM", "3"], ["NORM", "3"], ["NORM", "3"], ["NORM", "3"], ["NORM", "3"], ["NORM", "3"], ["NORM", "3"], ["NORM", "3"], ["NORM", "3"], ["NORM", "3"], ["NORM", "3"]], "hovertemplate": "label=%{customdata[0]}<br>Cluster=%{customdata[1]}<extra></extra>", "legendgroup": "NORM, 3", "marker": {"color": "#AB63FA", "opacity": 0.7, "size": 8, "symbol": "x"}, "mode": "markers", "name": "NORM, 3", "showlegend": true, "type": "scattergl", "x": [8.406, 6.949, 6.485, 3.87, 6.929, 7.039, 6.654, 7.103, 6.782, 7.162, 6.264, 5.864, 6.904, 8.275, 8.365, 8.247, 8.361, 6.646, 6.044, 7.341, 6.634, 6.541, 6.647, 6.826, 5.607, 5.997, 6.865, 6.527, 6.487, 3.779, 5.641, 7.753, 6.218, 6.564, 7.152, 6.832, 7.119, 5.28, 7.203, 7.133, 5.265, 6.665, 6.295, 6.45, 4.916], "xaxis": "x", "y": [5.634, 7.675, 5.584, 5.535, 4.44, 7.509, 5.695, 7.717, 8.199, 8.408, 5.595, 5.059, 7.506, 4.61, 7.018, 6.708, 7.197, 8.318, 7.02, 6.439, 5.281, 5.995, 8.209, 8.105, 5.453, 7.106, 7.582, 7.872, 5.186, 5.64, 7.024, 6.237, 5.242, 6.355, 8.38, 7.343, 7.849, 6.093, 7.779, 6.974, 4.682, 7.389, 5.787, 7.425, 5.142], "yaxis": "y"}, {"customdata": {"elided": "115x2 str values"}, "hovertemplate": "label=%{customdata[0]}<br>Cluster=%{customdata[1]}<extra></extra>", "legendgroup": "NORM, 4", "marker": {"color": "#AB63FA", "opacity": 0.7, "size": 8, "symbol": "cross"}, "mode": "markers", "name": "NORM, 4", "showlegend": true, "type": "scattergl", "x": [9.312, 8.942, 8.985, 6.443, 8.284, 6.579, 6.213, 4.94, 6.081, 8.307, 7.049, 9.526, 9.755, 9.038, 5.039, 5.287, 4.673, 7.712, 5.282, 4.863, 8.867, 4.769, 7.93, 4.728, 6.122, 5.263, 7.197, 4.854, 8.528, 9.817, 7.235, 6.754, 4.754, 5.027, 6.936, 8.611, 5.858, 5.249, 9.663, 8.293, 6.437, 9.751, 5.143, 7.698, 4.85, 9.817, 6.894, 7.201, 6.898, 7.962, 5.181, 8.57, 4.978, 7.976, 7.948, 4.612, 7.544, 7.448, 6.382, 9.47, 7.34, 9.761, 5.46, 8.281, 5.081, 5.921, 5.188, 5.891, 7.164, 8.803, 8.411, 9.754, 6.235, 5.227, 4.793, 8.638, 8.095, 6.695, 8.421, 6.733, 8.707, 6.664, 8.239, 6.045, 6.406, 8.078, 9.538, 7.491, 7.981, 4.673, 5.162, 5.24, 9.34, 8.804, 5.927, 4.965, 5.364, 4.604, 6.327, 6.983, 8.735, 8.579, 9.798, 9.466, 9.709, 9.21, 8.132, 9.812, 6.09, 4.767, 5.787, 9.595, 8.977, 7.13, 8.347], "xaxis": "x", "y": [6.678, 5.815, 2.692, 2.199, 6.185, 0.8445, 0.8345, 2.057, 1.483, 4.316, 6.117, 5.349, 5.268, 5.576, 1.078, 4.501, 1.173, 2.756, 2.27, 1.226, 5.791, 1.464, 1.562, 1.436, 5.011, 0.7364, 2.896, 1.908, 6.71, 5.292, 4.547, 4.711, 1.609, 1.018, 0.074, 6.198, 1.115, 1.272, 4.819, 5.261, 2.909, 5.137, 1.126, 5.893, 1.361, 5.025, 2.021, 0.333, -0.008226, 5.803, 1.459, 4.859, 1.544, 4.82, 5.925, 1.21, 4.308, 8.219, 6.056, 5.323, 4.481, 5.009, 6.213, 4.94, 2.477, 1.25, 1.112, 1.158, 1.656, 5.7, 7.211, 4.969, 4.975, 1.467, 0.9217, 5.07, 3.891, -0.08693, 5.936, 6.243, 2.346, -0.01301, 2.007, 0.3731, 5.143, 5.474, 5.259, 3.173, 3.952, 1.447, 4.977, 1.117, 5.504, 6.073, 1.161, 1.396, 1.206, 1.126, 0.8524, 0.1485, 5.054, 6.703, 5.018, 5.264, 5.41, 5.296, 5.049, 5.277, 1.594, 1.038, 0.3849, 5.337, 6.225, 2.682, 3.282], "yaxis": "y"}, {"customdata": {"elided": "175x2 str values"}, "hovertemplate": "label=%{customdata[0]}<br>Cluster=%{customdata[1]}<extra></extra>", "legendgroup": "STTC, 2", "marker": {"color": "#FFA15A", "opacity": 0.7, "size": 8, "symbol": "circle"}, "mode": "markers", "name": "STTC, 2", "showlegend": true, "type": "scattergl", "x": {"elided": "175 float values"}, "xaxis": "x", "y": {"elided": "175 float values"}, "yaxis": "y"}, {"customdata": [["STTC", "1"], ["STTC", "1"], ["STTC", "1"], ["STTC", "1"]], "hovertemplate": "label=%{customdata[0]}<br>Cluster=%{customdata[1]}<extra></extra>", "legendgroup": "STTC, 1", "marker": {"color": "#FFA15A", "opacity": 0.7, "size": 8, "symbol": "diamond"}, "mode": "markers", "name": "STTC, 1", "showlegend": true, "type": "scattergl", "x": [5.549, 5.718, 5.655, 5.863], "xaxis": "x", "y": [4.625, 4.668, 4.146, 3.724], "yaxis": "y"}, {"customdata": [["STTC", "0"], ["STTC", "0"], ["STTC", "0"], ["STTC", "0"], ["STTC", "0"], ["STTC", "0"], ["STTC", "0"], ["STTC", "0"], ["STTC", "0"], ["STTC", "0"], ["STTC", "0"], ["STTC", "0"], ["STTC", "0"], ["STTC", "0"], ["STTC", "0"], ["STTC", "0"], ["STTC", "0"], ["STTC", "0"], ["STTC", "0"], ["STTC", "0"], ["STTC", "0"], ["STTC", "0"]], "hovertemplate": "label=%{customdata[0]}<br>Cluster=%{customdata[1]}<extra></extra>", "legendgroup": "STTC, 0", "marker": {"color": "#FFA15A", "opacity": 0.7, "size": 8, "symbol": "square"}, "mode": "markers", "name": "STTC, 0", "showlegend": true, "type": "scattergl", "x": [9.083, 8.68, 9.068, 5.053, 7.695, 8.57, 9.125, 8.565, 6.977, 7.053, 7.551, 8.36, 7.958, 7.14, 8.734, 7.456, 8.085, 8.319, 7.895, 6.517, 7.382, 7.824], "xaxis": "x", "y": [4.462, 3.521, 4.87, 1.369, 6.996, 5.372, 5.556, 3.138, 7.067, 6.251, 4.934, 3.369, 3.679, 5.02, 4.821, 7.515, 6.168, 4.157, 4.525, 7.475, 4.639, 3.136], "yaxis": "y"}, {"customdata": {"elided": "150x2 str values"}, "hovertemplate": "label=%{customdata[0]}<br>Cluster=%{customdata[1]}<extra></extra>", "legendgroup": "STTC, 3", "marker": {"color": "#FFA15A", "opacity": 0.7, "size": 8, "symbol": "x"}, "mode": "markers", "name": "STTC, 3", "showlegend": true, "type": "scattergl", "x": {"elided": "150 float values"}, "xaxis": "x", "y": {"elided": "150 float values"}, "yaxis": "y"}, {"customdata": {"elided": "185x2 str values"}, "hovertemplate": "label=%{customdata[0]}<br>Cluster=%{customdata[1]}<extra></extra>", "legendgroup": "STTC, 4", "marker": {"color": "#FFA15A", "opacity": 0.7, "size": 8, "symbol": "cross"}, "mode": "markers", "name": "STTC, 4", "showlegend": true, "type": "scattergl", "x": {"elided": "185 float values"}, "xaxis": "x", "y": {"elided": "185 float values"}, "yaxis": "y"}], "layout": {"legend": {"title": {"text": "label, Cluster"}, "tracegroupgap": 0}, "title": {"text": "Final Optimized MOMENT Embeddings (GMM (Balanced))"}, "xaxis": {"anchor": "y", "domain": [0, 1], "title": {"text": "Dimension 1"}}, "yaxis": {"anchor": "x", "domain": [0, 1], "title": {"text": "Dimension 2"}}}}
